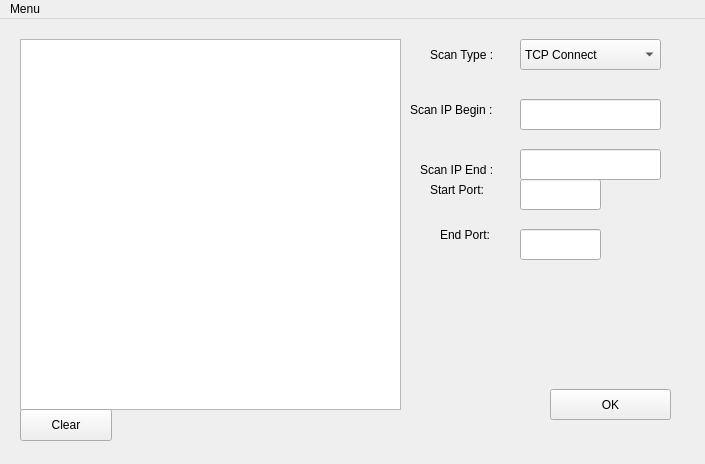
<?xml version="1.0" encoding="UTF-8"?>
<ui version="4.0">
 <class>MainWindow</class>
 <widget class="QMainWindow" name="MainWindow">
  <property name="geometry">
   <rect>
    <x>0</x>
    <y>0</y>
    <width>705</width>
    <height>464</height>
   </rect>
  </property>
  <property name="windowTitle">
   <string>MainWindow</string>
  </property>
  <widget class="QWidget" name="centralWidget">
   <widget class="QPushButton" name="pushButton_scanBegin">
    <property name="geometry">
     <rect>
      <x>550</x>
      <y>370</y>
      <width>121</width>
      <height>31</height>
     </rect>
    </property>
    <property name="text">
     <string>OK</string>
    </property>
   </widget>
   <widget class="QLabel" name="static_text_scanIP">
    <property name="geometry">
     <rect>
      <x>410</x>
      <y>80</y>
      <width>101</width>
      <height>21</height>
     </rect>
    </property>
    <property name="text">
     <string>Scan IP Begin :</string>
    </property>
   </widget>
   <widget class="QLineEdit" name="lineEdit_scanIP">
    <property name="geometry">
     <rect>
      <x>520</x>
      <y>80</y>
      <width>141</width>
      <height>31</height>
     </rect>
    </property>
    <property name="text">
     <string/>
    </property>
   </widget>
   <widget class="QLabel" name="static_text_scanType">
    <property name="geometry">
     <rect>
      <x>430</x>
      <y>20</y>
      <width>81</width>
      <height>31</height>
     </rect>
    </property>
    <property name="text">
     <string>Scan Type :</string>
    </property>
   </widget>
   <widget class="QLabel" name="static_text_startPort">
    <property name="geometry">
     <rect>
      <x>430</x>
      <y>160</y>
      <width>81</width>
      <height>21</height>
     </rect>
    </property>
    <property name="text">
     <string>Start Port: </string>
    </property>
   </widget>
   <widget class="QLabel" name="static_text_endPort">
    <property name="geometry">
     <rect>
      <x>440</x>
      <y>200</y>
      <width>71</width>
      <height>31</height>
     </rect>
    </property>
    <property name="text">
     <string>End Port:</string>
    </property>
   </widget>
   <widget class="QLineEdit" name="lineEdit_startPort">
    <property name="geometry">
     <rect>
      <x>520</x>
      <y>160</y>
      <width>81</width>
      <height>31</height>
     </rect>
    </property>
    <property name="text">
     <string/>
    </property>
    <property name="cursorMoveStyle">
     <enum>Qt::VisualMoveStyle</enum>
    </property>
   </widget>
   <widget class="QLineEdit" name="lineEdit_endPort">
    <property name="geometry">
     <rect>
      <x>520</x>
      <y>210</y>
      <width>81</width>
      <height>31</height>
     </rect>
    </property>
    <property name="text">
     <string/>
    </property>
   </widget>
   <widget class="QComboBox" name="comboBox">
    <property name="geometry">
     <rect>
      <x>520</x>
      <y>20</y>
      <width>141</width>
      <height>31</height>
     </rect>
    </property>
    <item>
     <property name="text">
      <string>TCP Connect</string>
     </property>
    </item>
    <item>
     <property name="text">
      <string>TCP SYN</string>
     </property>
    </item>
    <item>
     <property name="text">
      <string>TCP FIN</string>
     </property>
    </item>
    <item>
     <property name="text">
      <string>ICMP echo</string>
     </property>
    </item>
   </widget>
   <widget class="QTextEdit" name="textEdit">
    <property name="enabled">
     <bool>true</bool>
    </property>
    <property name="geometry">
     <rect>
      <x>20</x>
      <y>20</y>
      <width>381</width>
      <height>371</height>
     </rect>
    </property>
    <property name="readOnly">
     <bool>true</bool>
    </property>
   </widget>
   <widget class="QPushButton" name="pushButton">
    <property name="geometry">
     <rect>
      <x>20</x>
      <y>390</y>
      <width>92</width>
      <height>32</height>
     </rect>
    </property>
    <property name="text">
     <string>Clear</string>
    </property>
   </widget>
   <widget class="QLabel" name="static_text_scanIP_2">
    <property name="geometry">
     <rect>
      <x>420</x>
      <y>140</y>
      <width>91</width>
      <height>21</height>
     </rect>
    </property>
    <property name="text">
     <string>Scan IP End :</string>
    </property>
   </widget>
   <widget class="QLineEdit" name="lineEdit_scanIP_End">
    <property name="enabled">
     <bool>true</bool>
    </property>
    <property name="geometry">
     <rect>
      <x>520</x>
      <y>130</y>
      <width>141</width>
      <height>31</height>
     </rect>
    </property>
    <property name="text">
     <string/>
    </property>
   </widget>
  </widget>
  <widget class="QMenuBar" name="menuBar">
   <property name="geometry">
    <rect>
     <x>0</x>
     <y>0</y>
     <width>705</width>
     <height>28</height>
    </rect>
   </property>
   <widget class="QMenu" name="menu">
    <property name="title">
     <string>Menu</string>
    </property>
    <addaction name="separator"/>
    <addaction name="separator"/>
    <addaction name="separator"/>
    <addaction name="actionSave"/>
    <addaction name="separator"/>
    <addaction name="actionExit"/>
   </widget>
   <addaction name="menu"/>
  </widget>
  <action name="actionSave">
   <property name="text">
    <string>Save</string>
   </property>
  </action>
  <action name="actionExit">
   <property name="text">
    <string>Exit</string>
   </property>
  </action>
 </widget>
 <layoutdefault spacing="6" margin="11"/>
 <resources/>
 <connections/>
</ui>
